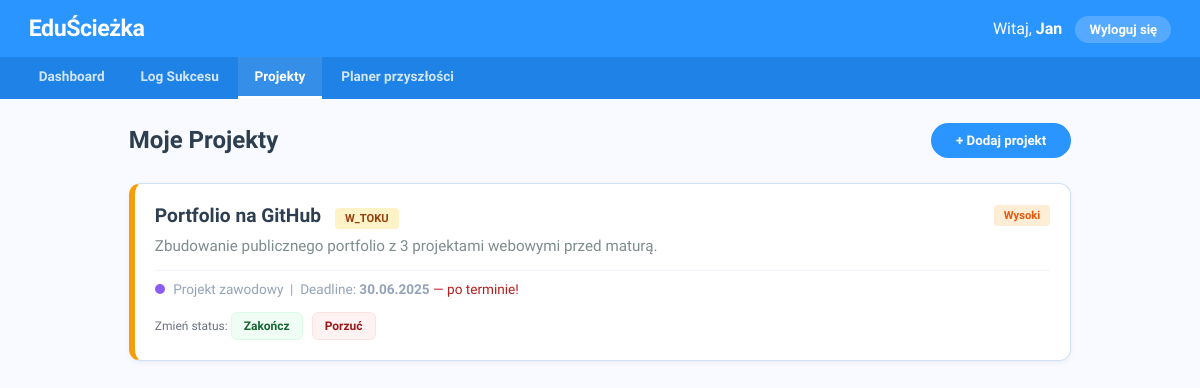
The page /public/template/projekty.php (signed in) on the database its author committed.
### tables this page shows
CREATE TABLE `projekty` (
  `id` int(10) UNSIGNED NOT NULL,
  `uzytkownik_id` int(10) UNSIGNED NOT NULL,
  `kategoria_id` int(10) UNSIGNED DEFAULT NULL,
  `nazwa` varchar(150) NOT NULL,
  `opis` text DEFAULT NULL,
  `data_start` date DEFAULT NULL,
  `deadline` date NOT NULL,
  `priorytet` enum('niski','sredni','wysoki','krytyczny') NOT NULL DEFAULT 'sredni',
  `status` enum('planowany','w_toku','zakończony','porzucony') NOT NULL DEFAULT 'planowany',
  `procent_ukonczenia` tinyint(3) UNSIGNED NOT NULL DEFAULT 0,
  `utworzony_o` datetime NOT NULL DEFAULT current_timestamp(),
  `zaktualizowany_o` datetime NOT NULL DEFAULT current_timestamp() ON UPDATE current_timestamp()
);

CREATE TABLE `kategorie` (
  `id` int(10) UNSIGNED NOT NULL,
  `uzytkownik_id` int(10) UNSIGNED DEFAULT NULL,
  `nazwa` varchar(80) NOT NULL,
  `kolor_hex` char(7) NOT NULL DEFAULT '#3B82F6',
  `ikona` varchar(50) DEFAULT NULL
);

### public/template/projekty.php (the view, shortened to what this page needs)
<?php
require_once "polaczenie.php";
$uid = (int) $_SESSION['uzytkownik_id'];
$imie = $_SESSION['imie'];
$wynik_projektow = mysqli_query(
    $polaczenie,
    "SELECT p.*, k.nazwa AS kat_nazwa, k.kolor_hex
     FROM projekty p
     LEFT JOIN kategorie k ON p.kategoria_id = k.id
     WHERE p.uzytkownik_id = $uid
     ORDER BY p.deadline ASC"
);
?>
<!DOCTYPE html>
<html lang="pl">
<head>
    <link rel="stylesheet" href="../style/projekty-style.css">
</head>
<body>
    <div class="pasek">
        <div class="logo">EduŚcieżka</div>
        <div>Witaj, <strong><?php echo htmlspecialchars($imie); ?></strong><a href="wyloguj.php">Wyloguj się</a></div>
    </div>
    <div class="menu">
        <a href="dashboard.php">Dashboard</a>
        <a href="logi.php">Log Sukcesu</a>
        <a href="projekty.php" class="aktywny">Projekty</a>
        <a href="planer-przyszlosci.php">Planer przyszłości</a>
    </div>
    <div class="tresc">
        <div class="naglowek-sekcji">
            <h2>Moje Projekty</h2>
            <button class="btn-pokaz" onclick="przelaczForm('form-projekt')">+ Dodaj projekt</button>
        </div>
        <?php if (mysqli_num_rows($wynik_projektow) == 0): ?>
            <div class="pusta">Brak projektów. Dodaj swój pierwszy projekt!</div>
        <?php else: ?>
            <div class="projekty-lista">
                <?php while ($proj = mysqli_fetch_assoc($wynik_projektow)): ?>
                    <?php
                    $s = $proj['status'];
                    $s_css = str_replace(array('ó', 'ń', 'ą', 'ę', 'ś', 'ż', 'ź', 'ć', 'ł'), array('o', 'n', 'a', 'e', 's', 'z', 'z', 'c', 'l'), $s);
                    ?>
                    <div class="projekt-karta status-<?php echo $s_css; ?>">
                        <div class="projekt-gora">
                            <div>
                                <span class="projekt-nazwa"><?php echo htmlspecialchars($proj['nazwa']); ?></span>
                                <span class="status-badge sb-<?php echo $s_css; ?>"><?php echo $s; ?></span>
                            </div>
                            <span
                                class="priorytet priorytet-<?php echo $proj['priorytet']; ?>"><?php echo ucfirst($proj['priorytet']); ?></span>
                        </div>
                        <?php if ($proj['opis']): ?>
                            <div class="projekt-opis"><?php echo htmlspecialchars($proj['opis']); ?></div>
                        <?php endif; ?>
                        <div class="projekt-meta">
                            <?php if ($proj['kat_nazwa']): ?>
                                <span class="kropka" style="background:<?php echo $proj['kolor_hex']; ?>"></span>
                                <?php echo htmlspecialchars($proj['kat_nazwa']); ?> &nbsp;|&nbsp;
                            <?php endif; ?>
                            Deadline: <strong><?php echo date('d.m.Y', strtotime($proj['deadline'])); ?></strong>
                            <?php
                            $dni = round((strtotime($proj['deadline']) - time()) / 86400);
                            if ($s != 'zakończony' && $s != 'porzucony') {
                                if ($dni < 0)
                                    echo ' <span style="color:#b91c1c">— po terminie!</span>';
                                elseif ($dni <= 7)
                                    echo ' <span style="color:#f59e0b">— zostalo ' . $dni . ' dni</span>';
                            }
                            ?>
                        </div>
                        <div class="projekt-akcje">
                            <span style="font-size:12px;color:#6b7280">Zmień status: </span>
                            <?php if ($s != 'zakończony'): ?>
                                <a href="projekty.php?id=<?php echo $proj['id']; ?>&status=zakończony" class="a-zakonczony"
                                    onclick="return confirm('Oznaczyc jako zakonczone?')">Zakończ</a>
                            <?php endif; ?>
                            <?php if ($s != 'porzucony'): ?>
                                <a href="projekty.php?id=<?php echo $proj['id']; ?>&status=porzucony" class="a-porzucony"
                                    onclick="return confirm('Oznaczyc jako porzucone?')">Porzuć</a>
                            <?php endif; ?>
                        </div>
                    </div>
                <?php endwhile; ?>
            </div>
        <?php endif; ?>
    </div>
</body>
</html>

### public/style/projekty-style.css (style rules this page uses)
:root { --primary: #2A95FF; --primary-hover: #1e82e6; --primary-light: #f1f8ff; --surface: #ffffff; --bg: #f8faff; --text: #2c3e50; --text-muted: #7f8c8d; --border: #d1e1f5; --shadow: 0 4px 15px rgba(204, 204, 204, 0.3); --status-planowany: #94a3b8; --status-toku: #f59e0b; --status-zakonczony: #10b981; --status-porzucony: #ef4444; --danger: #ef4444; }
* { box-sizing: border-box; margin: 0; padding: 0; font-family: "Source Sans 3", sans-serif; }
body { background-color: var(--bg); color: var(--text); }
.pasek { background-color: var(--primary); color: white; padding: 0.9em 1.8em; display: flex; align-items: center; justify-content: space-between; box-shadow: 0 2px 12px var(--shadow-color); }
.pasek .logo { font-size: 1.45rem; font-weight: 800; letter-spacing: -0.5px; }
.pasek a { color: #fff; text-decoration: none; margin-left: 1em; font-size: 0.82rem; background: rgba(255,255,255,0.2); padding: 6px 14px; border-radius: 20px; transition: 0.2s; font-weight: 600; }
.menu { background-color: var(--primary-hover); display: flex; padding: 0 1.4em; gap: 0.2em; }
.menu a { color: rgba(255,255,255,0.8); text-decoration: none; padding: 0.85em 1.2em; font-size: 0.85rem; font-weight: 600; border-bottom: 3px solid transparent; transition: all 0.2s; }
.menu a:hover, .menu a.aktywny { color: #fff; background: rgba(255,255,255,0.1); }
.menu a.aktywny { border-bottom-color: #fff; }
.tresc { padding: 1.5em 1.8em; max-width: 1000px; margin: 0 auto; }
.naglowek-sekcji { display: flex; justify-content: space-between; align-items: center; margin-bottom: 25px; }
.btn-pokaz { background: var(--primary); color: white; border: none; padding: 10px 25px; border-radius: 25px; font-weight: 700; cursor: pointer; transition: 0.2s; }
.projekty-lista { display: flex; flex-direction: column; gap: 15px; }
.projekt-karta { background: #fff; border: 1px solid var(--border); border-radius: 12px; padding: 20px; border-left: 6px solid var(--status-planowany); box-shadow: 0 2px 5px rgba(0,0,0,0.05); }
.projekt-karta.status-w_toku { border-left-color: var(--status-toku); }
.projekt-gora { display: flex; justify-content: space-between; align-items: center; margin-bottom: 10px; }
.projekt-nazwa { font-size: 1.2rem; font-weight: 800; }
.status-badge { font-size: 0.7rem; padding: 4px 10px; border-radius: 4px; font-weight: 800; text-transform: uppercase; margin-left: 10px; }
.sb-w_toku { background: #fef3c7; color: #92400e; }
.priorytet { font-size: 0.7rem; padding: 4px 10px; border-radius: 4px; font-weight: 800; }
.priorytet-wysoki { background: #ffedd5; color: #ea580c; }
.projekt-opis { font-size: 0.95rem; color: var(--text-muted); margin-bottom: 15px; }
.projekt-meta { font-size: 0.85rem; color: #94a3b8; padding-top: 10px; border-top: 1px solid #f1f5f9; margin-bottom: 15px; }
.kropka { display: inline-block; width: 10px; height: 10px; border-radius: 50%; margin-right: 5px; }
.projekt-akcje a { text-decoration: none; font-size: 0.75rem; font-weight: 700; padding: 6px 12px; border-radius: 6px; margin-right: 5px; display: inline-block; }
.a-zakonczony { background: #f0fdf4; color: #166534; border: 1px solid #dcfce7; }
.a-porzucony { background: #fef2f2; color: #991b1b; border: 1px solid #fee2e2; }

### rows shown on the page
projekty: nazwa "Portfolio na GitHub", status "W_TOKU", priorytet "Wysoki", opis "Zbudowanie publicznego portfolio z 3 projektami webowymi przed maturą.", kategoria.nazwa "Projekt zawodowy", deadline "30.06.2025", shows "— po terminie!"

### other values the page prints
$imie "Jan"
